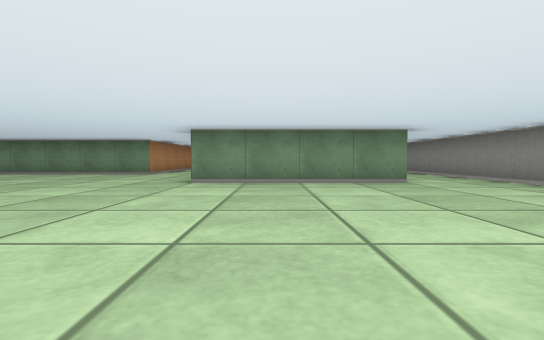
[1] (above)

22 first-person views from a walk through a cub3D level. The camera is about half as high as the walls, tilts 2° down and sees 85° across. The floor is counted in squares. Each view is taken from the middle of a square. On the plan, view 1 faces up. The plan holds only what a view shows up to about 9 squares ahead; the rest is blank.

[2]
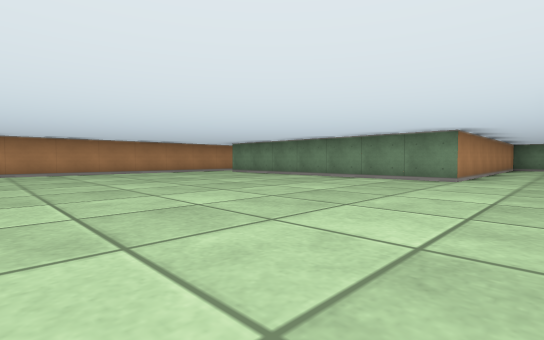

[3]
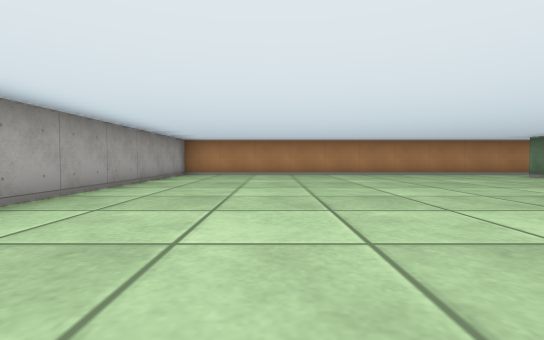

[4]
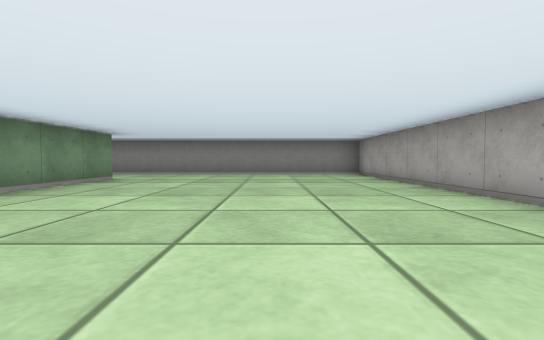

[5]
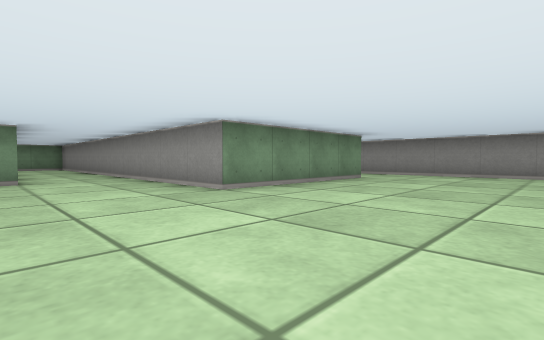

[6]
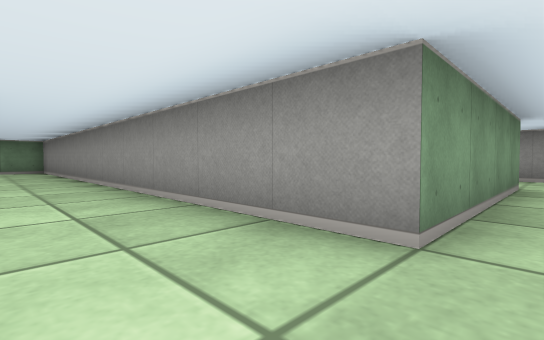

[7]
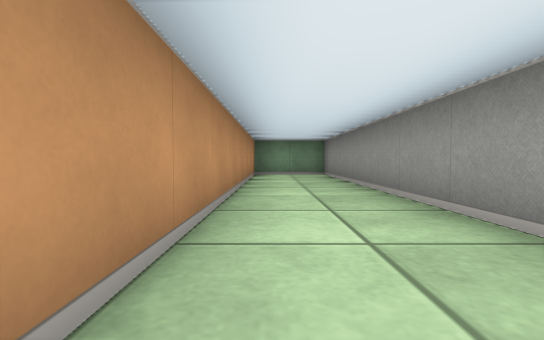

[8]
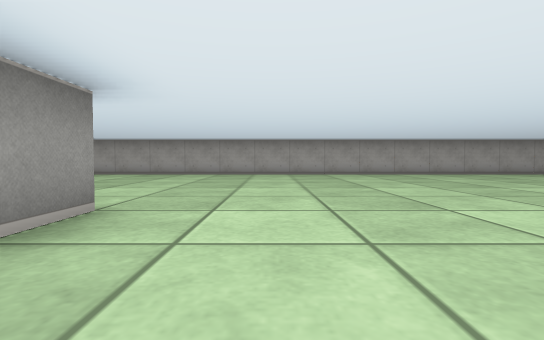

[9]
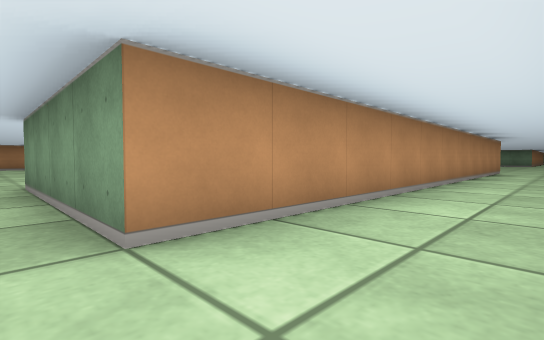

[10]
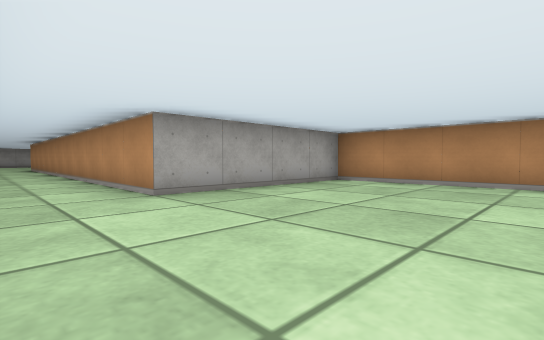

[11]
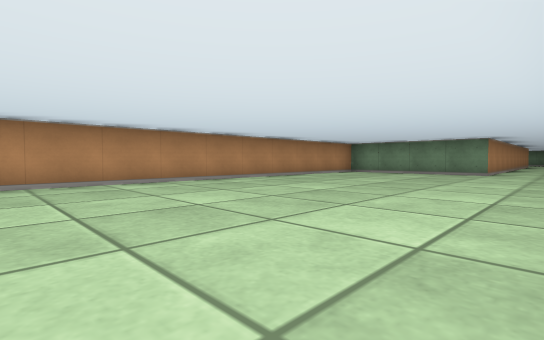

[12]
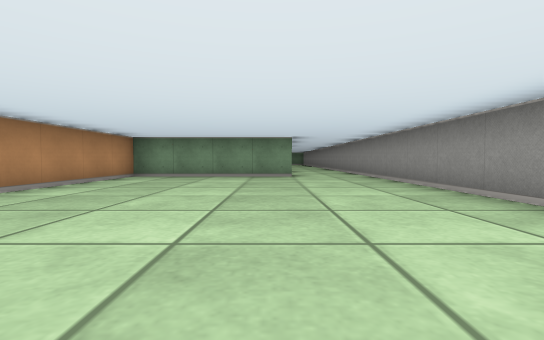

[13]
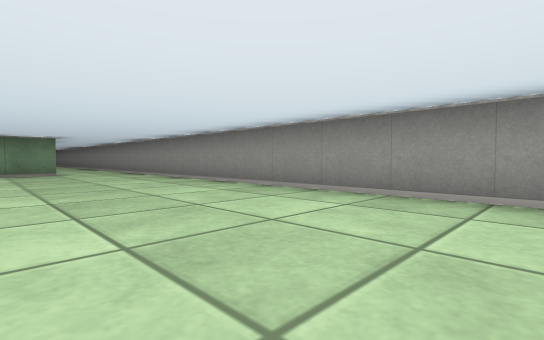

[14]
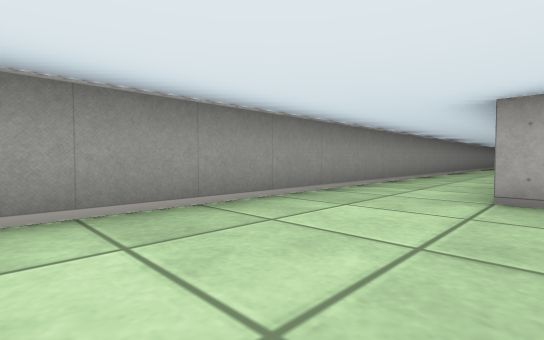

[15]
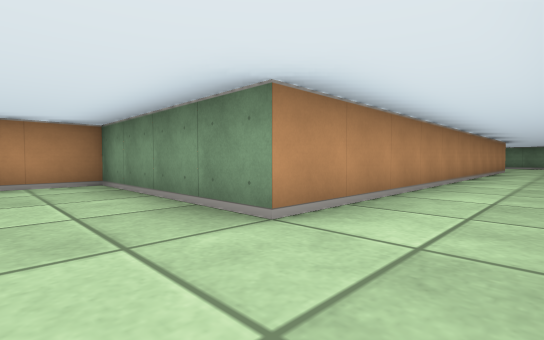

[16]
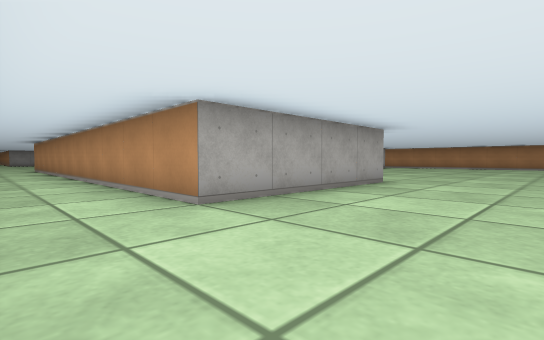

[17]
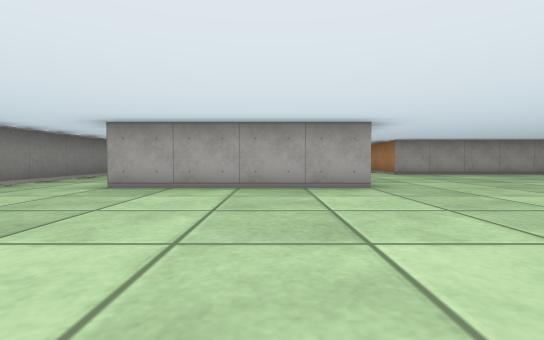

[18]
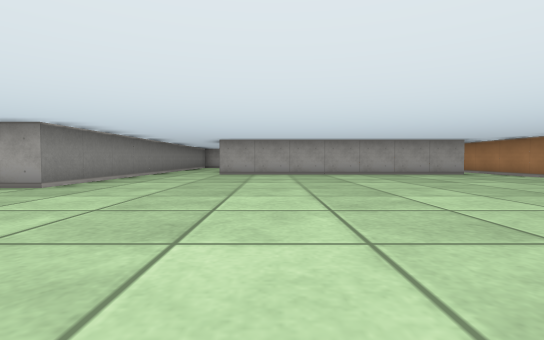

[19]
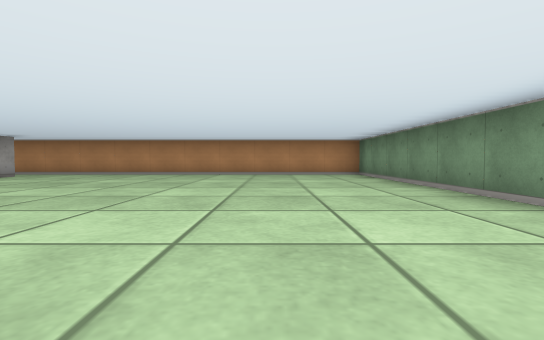

[20]
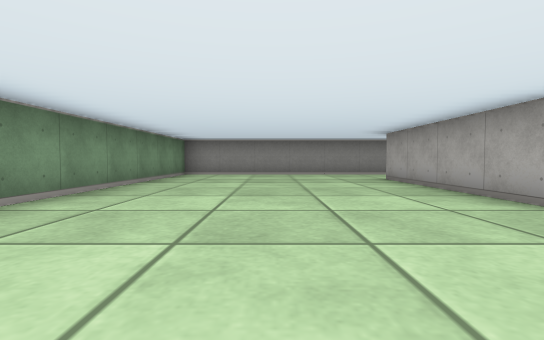

[21]
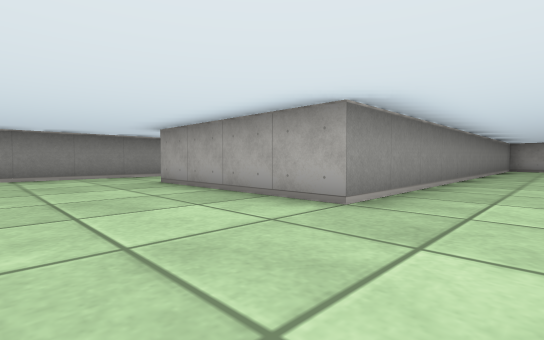

[22]
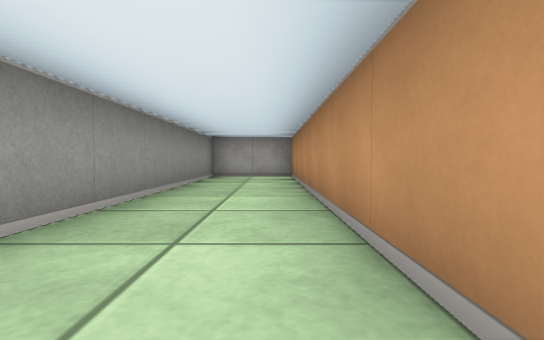

### Floor plan
Points are (right, up) in squares from view 1. A wall is a line through its corners. A room is listed if a view was taken in it or the views show most of it. See-through windows are left out.
Room 1 (views 1, 2, 3, 4, 5, 6, 7, 8)
walls: (2.5, 5.5) (-1.5, 5.5) (-1.5, 16.5) (-3.5, 16.5) (-3.5, 8.5) (-8.2, 8.5); (-10, 8.5) (-10.5, 8.5); (-11.5, 8.4) (-11.5, -0.5) (4.5, -0.5) (4.5, 4.5)
ways out: opening at (3.5, 5.5) to room 2; opening at (-11, 8)
Room 2 (views 9, 10, 11, 12, 13, 14, 15)
walls: (2.5, 27.5) (-1.5, 27.5) (-1.5, 16.5) (2.5, 16.5) (2.5, 5.5); (4.5, 4.5) (4.5, 26.5)
ways out: opening at (3.5, 5.5) to room 1; opening at (3.5, 26.5) to room 3
Room 3 (views 16, 17, 18, 19, 20, 21, 22)
walls: (-5.6, 43.5) (-11.5, 43.5) (-11.5, 33.6); (4.5, 34.9) (4.5, 43.5) (-1.4, 43.5); (-10.6, 34.5) (-3.5, 34.5) (-3.5, 27.5) (-1.5, 27.5) (-1.5, 38.5) (2.5, 38.5) (2.5, 27.5); (4.5, 26.5) (4.5, 29)
ways out: opening at (3.5, 26.5) to room 2

Positions as (right, up) in squares from view 1, and headings:
1: (0, 0), facing up
2: (-2, 2), facing up-left
3: (-3, 2), facing left
4: (-4, 2), facing right
5: (-4, 2), facing up-right
6: (-3, 5), facing up-right
7: (-3, 8), facing up
8: (-3, 8), facing down
9: (4, 5), facing up-left
10: (4, 20), facing down-left
11: (4, 18), facing up-left
12: (2, 20), facing up
13: (1, 18), facing up-right
14: (2, 20), facing down-right
15: (4, 26), facing up-left
16: (4, 41), facing down-left
17: (0, 43), facing down
18: (-5, 43), facing down
19: (-3, 41), facing left
20: (-4, 41), facing right
21: (-3, 41), facing down-right
22: (-3, 35), facing down
